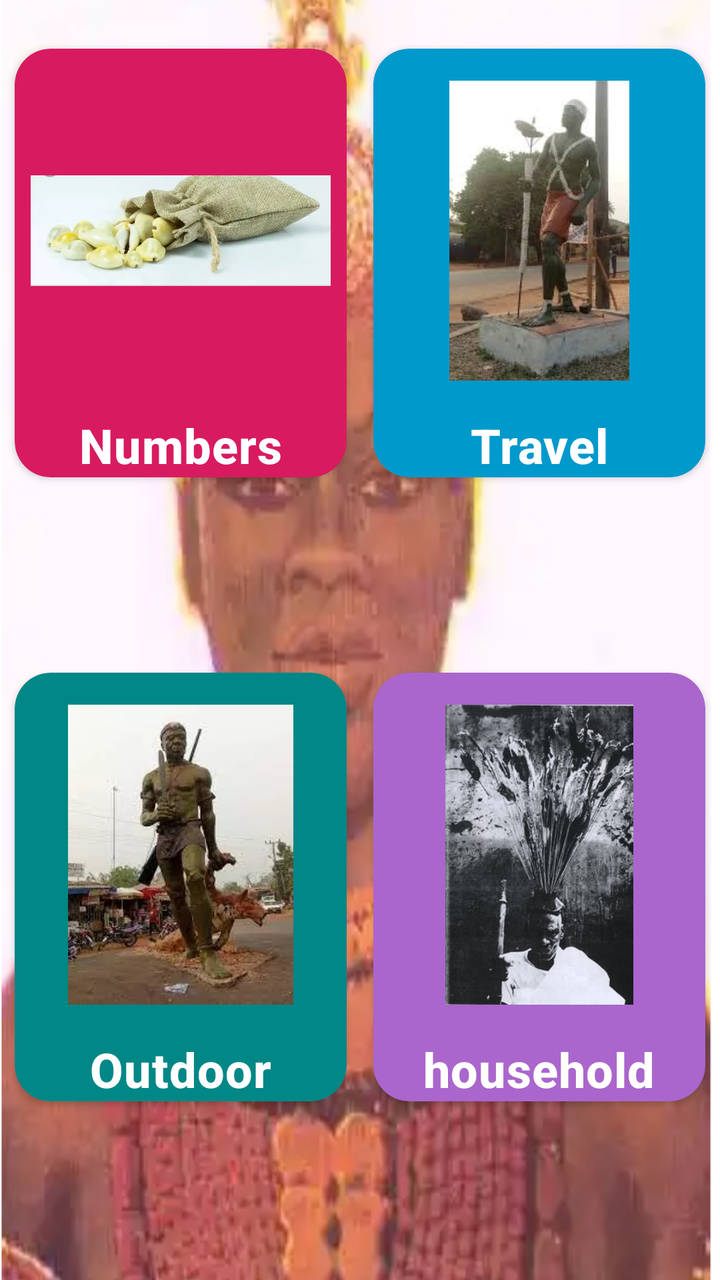
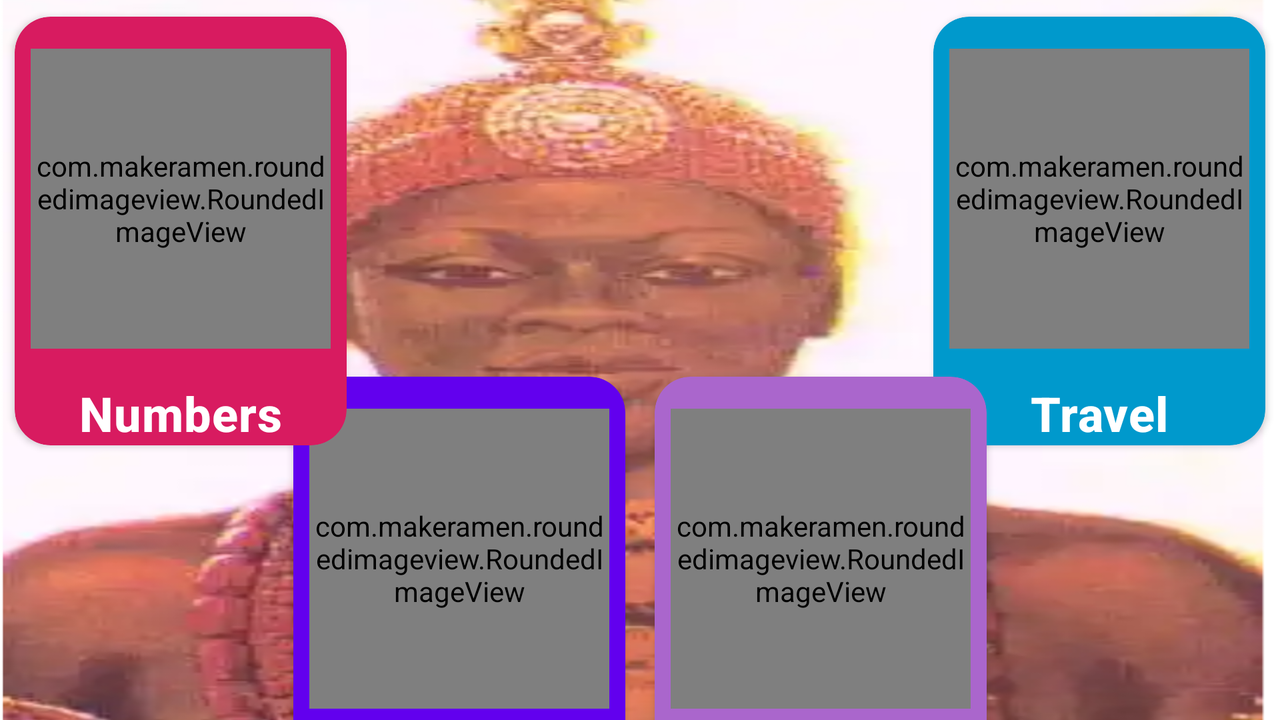

Two renders of one Android screen. The first uses the default layout on a phone; the second uses the alternative layout the repository ships for a different screen configuration, on a matching device. The two XML files are below.
<!-- AndroidManifest.xml: application theme AppTheme -->
<!-- res/layout/fragment_ora_lang_home.xml -->
<?xml version="1.0" encoding="utf-8"?>
<androidx.constraintlayout.widget.ConstraintLayout xmlns:android="http://schemas.android.com/apk/res/android"
    xmlns:app="http://schemas.android.com/apk/res-auto"
    xmlns:tools="http://schemas.android.com/tools"
    android:layout_width="match_parent"
    android:layout_height="match_parent"
    android:background="@drawable/backgrounda"
    tools:context=".display.home.OraLangHomeFragment">


    <androidx.cardview.widget.CardView
        android:id="@+id/parentOutdoor"
        android:layout_width="wrap_content"
        android:layout_height="wrap_content"
        android:nextFocusRight="@+id/parentHouse"
        app:cardBackgroundColor="@color/design_default_color_secondary_variant"
        app:cardCornerRadius="18dp"
        app:cardUseCompatPadding="true"
        app:layout_constraintBottom_toBottomOf="parent"
        app:layout_constraintStart_toStartOf="parent"
        app:layout_constraintTop_toBottomOf="@+id/parentNum">

        <androidx.constraintlayout.widget.ConstraintLayout
            android:layout_width="match_parent"
            android:layout_height="match_parent">

            <com.google.android.material.imageview.ShapeableImageView
                android:id="@+id/oraOutdoorIcon"
                android:layout_width="@dimen/image_size"
                android:layout_height="@dimen/image_size"
                android:layout_marginStart="8dp"
                android:layout_marginTop="@dimen/margin_title"
                android:layout_marginEnd="8dp"
                app:shapeAppearanceOverlay="@style/RoundedSquare"
                android:src="@drawable/statue"
                app:layout_constraintEnd_toEndOf="parent"
                app:layout_constraintStart_toStartOf="parent"
                app:layout_constraintTop_toTopOf="parent" />

            <TextView
                android:id="@+id/oraOutdoorText"
                style="@style/OraSegmentTitle"
                android:layout_width="wrap_content"
                android:layout_height="wrap_content"
                android:layout_marginTop="@dimen/margin_title"
                android:text="@string/OutdoorText"
                android:textColor="@color/md_white_1000"
                app:layout_constraintBottom_toBottomOf="parent"
                app:layout_constraintEnd_toEndOf="parent"
                app:layout_constraintStart_toStartOf="parent"
                app:layout_constraintTop_toBottomOf="@+id/oraOutdoorIcon" />

        </androidx.constraintlayout.widget.ConstraintLayout>
    </androidx.cardview.widget.CardView>


    <androidx.cardview.widget.CardView
        android:id="@+id/parentTravel"
        android:layout_width="wrap_content"
        android:layout_height="wrap_content"
        app:cardBackgroundColor="@android:color/holo_blue_dark"
        app:cardCornerRadius="18dp"
        app:cardUseCompatPadding="true"
        app:layout_constraintEnd_toEndOf="parent"
        app:layout_constraintTop_toTopOf="@+id/parentNum">

        <androidx.constraintlayout.widget.ConstraintLayout
            android:layout_width="match_parent"
            android:layout_height="match_parent">

            <com.google.android.material.imageview.ShapeableImageView
                android:id="@+id/OraTravelIcon"
                android:layout_width="@dimen/image_size"
                android:layout_height="@dimen/image_size"
                android:layout_marginStart="8dp"
                android:layout_marginTop="@dimen/margin_title"
                android:layout_marginEnd="8dp"
                android:src="@drawable/icon"
                app:shapeAppearanceOverlay="@style/RoundedSquare"
                app:layout_constraintEnd_toEndOf="parent"
                app:layout_constraintStart_toStartOf="parent"
                app:layout_constraintTop_toTopOf="parent" />

            <TextView
                android:id="@+id/oraTravelText"
                style="@style/OraSegmentTitle"
                android:layout_width="wrap_content"
                android:layout_height="wrap_content"
                android:layout_marginTop="@dimen/margin_title"
                android:text="@string/TravelText"
                android:textColor="@color/md_white_1000"
                app:layout_constraintBottom_toBottomOf="parent"
                app:layout_constraintEnd_toEndOf="parent"
                app:layout_constraintStart_toStartOf="parent"
                app:layout_constraintTop_toBottomOf="@+id/OraTravelIcon" />
        </androidx.constraintlayout.widget.ConstraintLayout>
    </androidx.cardview.widget.CardView>

    <androidx.cardview.widget.CardView
        android:id="@+id/parentNum"
        android:layout_width="wrap_content"
        android:layout_height="wrap_content"
        android:layout_marginTop="@dimen/margin_title"
        app:cardBackgroundColor="@color/colorAccent"
        app:cardCornerRadius="18dp"
        app:cardUseCompatPadding="true"
        app:layout_constraintStart_toStartOf="parent"
        app:layout_constraintTop_toTopOf="parent">

        <androidx.constraintlayout.widget.ConstraintLayout
            android:layout_width="match_parent"
            android:layout_height="match_parent">

            <com.google.android.material.imageview.ShapeableImageView
                android:id="@+id/oraNumsIcon"
                android:layout_width="@dimen/image_size"
                android:layout_height="@dimen/image_size"
                android:layout_marginStart="8dp"
                android:layout_marginTop="@dimen/margin_title"
                android:layout_marginEnd="8dp"
                android:src="@drawable/numbers"
                app:shapeAppearanceOverlay="@style/RoundedSquare"
                app:layout_constraintEnd_toEndOf="parent"
                app:layout_constraintStart_toStartOf="parent"
                app:layout_constraintTop_toTopOf="parent" />

            <TextView
                android:id="@+id/oraNumsText"
                style="@style/OraSegmentTitle"
                android:layout_width="wrap_content"
                android:layout_height="wrap_content"
                android:layout_marginTop="@dimen/margin_title"
                android:text="@string/oraNumsText"
                android:textColor="@color/md_white_1000"
                app:layout_constraintEnd_toEndOf="parent"
                app:layout_constraintStart_toStartOf="parent"
                app:layout_constraintTop_toBottomOf="@+id/oraNumsIcon" />
        </androidx.constraintlayout.widget.ConstraintLayout>
    </androidx.cardview.widget.CardView>

    <androidx.cardview.widget.CardView
        android:id="@+id/parentHouse"
        android:layout_width="wrap_content"
        android:layout_height="wrap_content"
        app:cardBackgroundColor="@android:color/holo_purple"
        app:cardCornerRadius="18dp"
        app:cardUseCompatPadding="true"
        app:layout_constraintBottom_toBottomOf="@+id/parentOutdoor"
        app:layout_constraintEnd_toEndOf="parent"
        app:layout_constraintTop_toTopOf="@+id/parentOutdoor">

        <androidx.constraintlayout.widget.ConstraintLayout
            android:layout_width="match_parent"
            android:layout_height="match_parent">

            <com.google.android.material.imageview.ShapeableImageView
                android:id="@+id/oraHouseIcon"
                android:layout_width="@dimen/image_size"
                android:layout_height="@dimen/image_size"
                android:layout_marginStart="8dp"
                android:layout_marginTop="@dimen/margin_title"
                android:layout_marginEnd="8dp"
                android:src="@drawable/image"
                app:shapeAppearanceOverlay="@style/RoundedSquare"
                app:layout_constraintEnd_toEndOf="parent"
                app:layout_constraintStart_toStartOf="parent"
                app:layout_constraintTop_toTopOf="parent" />

            <TextView
                android:id="@+id/oraHouseText"
                style="@style/OraSegmentTitle"
                android:layout_width="wrap_content"
                android:layout_height="wrap_content"
                android:layout_marginTop="@dimen/margin_title"
                android:text="@string/household"
                android:textColor="@color/md_white_1000"
                app:layout_constraintBottom_toBottomOf="parent"
                app:layout_constraintEnd_toEndOf="parent"
                app:layout_constraintStart_toStartOf="parent"
                app:layout_constraintTop_toBottomOf="@+id/oraHouseIcon" />

        </androidx.constraintlayout.widget.ConstraintLayout>

    </androidx.cardview.widget.CardView>
</androidx.constraintlayout.widget.ConstraintLayout>
<!-- resources referenced by this layout -->
<resources>
  <color name="colorAccent">#D81B60</color>
  <color name="md_white_1000">#ffffff</color>
  <dimen name="image_size">150dp</dimen>
  <dimen name="margin_title">16dp</dimen>
  <!-- drawable backgrounda: png bitmap (drawable, 635235 bytes) -->
  <!-- drawable icon: jpg bitmap (drawable, 36611 bytes) -->
  <!-- drawable image: jpg bitmap (drawable, 30981 bytes) -->
  <!-- drawable numbers: png bitmap (drawable, 365874 bytes) -->
  <!-- drawable statue: webp bitmap (drawable, 7786 bytes) -->
  <string name="OutdoorText">Outdoor</string>
  <string name="TravelText">Travel</string>
  <string name="household">household</string>
  <string name="oraNumsText">Numbers</string>
  <style name="OraSegmentTitle" parent="TextAppearance.MaterialComponents.Headline6">
          <item name="android:textSize">24sp</item>
          <item name="android:textStyle"> bold</item>
      </style>
  <style name="RoundedSquare">
          <item name="cornerSize">10%</item>
      </style>
  <style name="AppTheme" parent="Theme.MaterialComponents.Light.NoActionBar">
          
          <item name="colorPrimary">@color/colorPrimary</item>
          <item name="colorPrimaryDark">@color/colorPrimaryDark</item>
          <item name="colorAccent">@color/colorAccent</item>
      </style>
  <color name="colorPrimary">#008577</color>
  <color name="colorPrimaryDark">#00574B</color>
</resources>
<!-- res/layout-land/fragment_ora_lang_home.xml (the repository's variant of the layout above) -->
<!-- drawn on the phone turned sideways -->
<?xml version="1.0" encoding="utf-8"?>
<androidx.constraintlayout.widget.ConstraintLayout xmlns:android="http://schemas.android.com/apk/res/android"
    xmlns:app="http://schemas.android.com/apk/res-auto"
    xmlns:tools="http://schemas.android.com/tools"
    android:layout_width="match_parent"
    android:layout_height="match_parent"
    android:background="@drawable/backgrounda"
    tools:context=".display.home.OraLangHomeFragment">


    <androidx.cardview.widget.CardView
        android:id="@+id/parentOutdoor"
        android:layout_width="wrap_content"
        android:layout_height="wrap_content"
        app:cardBackgroundColor="@color/design_default_color_primary"
        app:cardCornerRadius="18dp"
        app:cardUseCompatPadding="true"
        app:layout_constraintBottom_toBottomOf="parent"
        app:layout_constraintEnd_toStartOf="@+id/guideline"
        app:layout_constraintTop_toBottomOf="@+id/parentNum">

        <androidx.constraintlayout.widget.ConstraintLayout
            android:layout_width="match_parent"
            android:layout_height="match_parent">

            <com.makeramen.roundedimageview.RoundedImageView
                android:id="@+id/oraOutdoorIcon"
                android:layout_width="@dimen/image_size"
                android:layout_height="@dimen/image_size"
                android:layout_marginStart="8dp"
                android:layout_marginTop="@dimen/margin_title"
                android:layout_marginEnd="8dp"
                android:scaleType="fitCenter"
                android:src="@drawable/backgrounda"
                app:layout_constraintEnd_toEndOf="parent"
                app:layout_constraintStart_toStartOf="parent"
                app:layout_constraintTop_toTopOf="parent"
                app:riv_border_color="#333333"
                app:riv_border_width="2dip"
                app:riv_corner_radius="30dip"
                app:riv_oval="true" />

            <TextView
                android:id="@+id/oraOutdoorText"
                style="@style/OraSegmentTitle"
                android:layout_width="wrap_content"
                android:layout_height="wrap_content"
                android:layout_marginTop="@dimen/margin_title"
                android:text="@string/OutdoorText"
                android:textColor="@color/md_white_1000"
                app:layout_constraintBottom_toBottomOf="parent"
                app:layout_constraintEnd_toEndOf="parent"
                app:layout_constraintStart_toStartOf="parent"
                app:layout_constraintTop_toBottomOf="@+id/oraOutdoorIcon" />

        </androidx.constraintlayout.widget.ConstraintLayout>
    </androidx.cardview.widget.CardView>


    <androidx.cardview.widget.CardView
        android:id="@+id/parentTravel"
        android:layout_width="wrap_content"
        android:layout_height="wrap_content"
        app:cardBackgroundColor="@android:color/holo_blue_dark"
        app:cardCornerRadius="18dp"
        app:cardUseCompatPadding="true"
        app:layout_constraintEnd_toEndOf="parent"
        app:layout_constraintTop_toTopOf="@+id/parentNum">

        <androidx.constraintlayout.widget.ConstraintLayout
            android:layout_width="match_parent"
            android:layout_height="match_parent">

            <com.makeramen.roundedimageview.RoundedImageView
                android:id="@+id/OraTravelIcon"
                android:layout_width="@dimen/image_size"
                android:layout_height="@dimen/image_size"
                android:layout_marginStart="8dp"
                android:layout_marginTop="@dimen/margin_title"
                android:layout_marginEnd="8dp"
                android:scaleType="fitCenter"
                android:src="@drawable/icon"
                app:layout_constraintEnd_toEndOf="parent"
                app:layout_constraintStart_toStartOf="parent"
                app:layout_constraintTop_toTopOf="parent"
                app:riv_border_color="#333333"
                app:riv_border_width="2dip"
                app:riv_corner_radius="30dip"
                app:riv_oval="true" />

            <TextView
                android:id="@+id/oraTravelText"
                style="@style/OraSegmentTitle"
                android:layout_width="wrap_content"
                android:layout_height="wrap_content"
                android:layout_marginTop="@dimen/margin_title"
                android:text="@string/TravelText"
                android:textColor="@color/md_white_1000"
                app:layout_constraintBottom_toBottomOf="parent"
                app:layout_constraintEnd_toEndOf="parent"
                app:layout_constraintStart_toStartOf="parent"
                app:layout_constraintTop_toBottomOf="@+id/OraTravelIcon" />
        </androidx.constraintlayout.widget.ConstraintLayout>
    </androidx.cardview.widget.CardView>

    <androidx.cardview.widget.CardView
        android:id="@+id/parentNum"
        android:layout_width="wrap_content"
        android:layout_height="wrap_content"
        app:cardBackgroundColor="@color/colorAccent"
        app:cardCornerRadius="18dp"
        app:cardUseCompatPadding="true"
        app:layout_constraintStart_toStartOf="parent"
        app:layout_constraintTop_toTopOf="parent">

        <androidx.constraintlayout.widget.ConstraintLayout
            android:layout_width="match_parent"
            android:layout_height="match_parent">

            <com.makeramen.roundedimageview.RoundedImageView
                android:id="@+id/oraNumsIcon"
                android:layout_width="@dimen/image_size"
                android:layout_height="@dimen/image_size"
                android:layout_marginStart="8dp"
                android:layout_marginTop="@dimen/margin_title"
                android:layout_marginEnd="8dp"
                android:src="@drawable/numbers"
                app:layout_constraintEnd_toEndOf="parent"
                app:layout_constraintStart_toStartOf="parent"
                app:layout_constraintTop_toTopOf="parent"
                app:riv_border_color="#333333"
                app:riv_border_width="2dip"
                app:riv_corner_radius="30dip"
                app:riv_oval="true" />

            <TextView
                android:id="@+id/oraNumsText"
                style="@style/OraSegmentTitle"
                android:layout_width="wrap_content"
                android:layout_height="wrap_content"
                android:layout_marginTop="@dimen/margin_title"
                android:text="@string/oraNumsText"
                android:textColor="@color/md_white_1000"
                app:layout_constraintEnd_toEndOf="parent"
                app:layout_constraintStart_toStartOf="parent"
                app:layout_constraintTop_toBottomOf="@+id/oraNumsIcon" />
        </androidx.constraintlayout.widget.ConstraintLayout>
    </androidx.cardview.widget.CardView>

    <androidx.cardview.widget.CardView
        android:id="@+id/parentHouse"
        android:layout_width="wrap_content"
        android:layout_height="wrap_content"
        app:cardBackgroundColor="@android:color/holo_purple"
        app:cardCornerRadius="18dp"
        app:cardUseCompatPadding="true"
        app:layout_constraintBottom_toBottomOf="@+id/parentOutdoor"
        app:layout_constraintStart_toStartOf="@+id/guideline"
        app:layout_constraintTop_toTopOf="@+id/parentOutdoor">

        <androidx.constraintlayout.widget.ConstraintLayout
            android:layout_width="match_parent"
            android:layout_height="match_parent">

            <com.makeramen.roundedimageview.RoundedImageView
                android:id="@+id/oraHouseIcon"
                android:layout_width="@dimen/image_size"
                android:layout_height="@dimen/image_size"
                android:layout_marginStart="8dp"
                android:layout_marginTop="@dimen/margin_title"
                android:layout_marginEnd="8dp"
                android:scaleType="fitCenter"
                android:src="@drawable/image"
                app:layout_constraintEnd_toEndOf="parent"
                app:layout_constraintStart_toStartOf="parent"
                app:layout_constraintTop_toTopOf="parent"
                app:riv_border_color="#333333"
                app:riv_border_width="2dip"
                app:riv_corner_radius="30dip"
                app:riv_oval="true" />

            <TextView
                android:id="@+id/oraHouseText"
                style="@style/OraSegmentTitle"
                android:layout_width="wrap_content"
                android:layout_height="wrap_content"
                android:layout_marginTop="@dimen/margin_title"
                android:text="@string/household"
                android:textColor="@color/md_white_1000"
                app:layout_constraintBottom_toBottomOf="parent"
                app:layout_constraintEnd_toEndOf="parent"
                app:layout_constraintStart_toStartOf="parent"
                app:layout_constraintTop_toBottomOf="@+id/oraHouseIcon" />

        </androidx.constraintlayout.widget.ConstraintLayout>

    </androidx.cardview.widget.CardView>

    <androidx.constraintlayout.widget.Guideline
        android:id="@+id/guideline"
        android:layout_width="wrap_content"
        android:layout_height="wrap_content"
        android:orientation="vertical"
        app:layout_constraintGuide_percent="0.5" />
</androidx.constraintlayout.widget.ConstraintLayout>
<!-- resources referenced by the variant -->
<!-- as the phone turned sideways resolves them -->
<resources>
  <color name="colorAccent">#D81B60</color>
  <color name="md_white_1000">#ffffff</color>
  <dimen name="image_size">150dp</dimen>
  <dimen name="margin_title">16dp</dimen>
  <!-- drawable backgrounda: png bitmap (drawable, 635235 bytes) -->
  <!-- drawable icon: jpg bitmap (drawable, 36611 bytes) -->
  <!-- drawable image: jpg bitmap (drawable, 30981 bytes) -->
  <!-- drawable numbers: png bitmap (drawable, 365874 bytes) -->
  <string name="OutdoorText">Outdoor</string>
  <string name="TravelText">Travel</string>
  <string name="household">household</string>
  <string name="oraNumsText">Numbers</string>
  <style name="OraSegmentTitle" parent="TextAppearance.MaterialComponents.Headline6">
          <item name="android:textSize">24sp</item>
          <item name="android:textStyle"> bold</item>
      </style>
  <style name="AppTheme" parent="Theme.MaterialComponents.Light.NoActionBar">
          
          <item name="colorPrimary">@color/colorPrimary</item>
          <item name="colorPrimaryDark">@color/colorPrimaryDark</item>
          <item name="colorAccent">@color/colorAccent</item>
      </style>
  <color name="colorPrimary">#008577</color>
  <color name="colorPrimaryDark">#00574B</color>
</resources>
